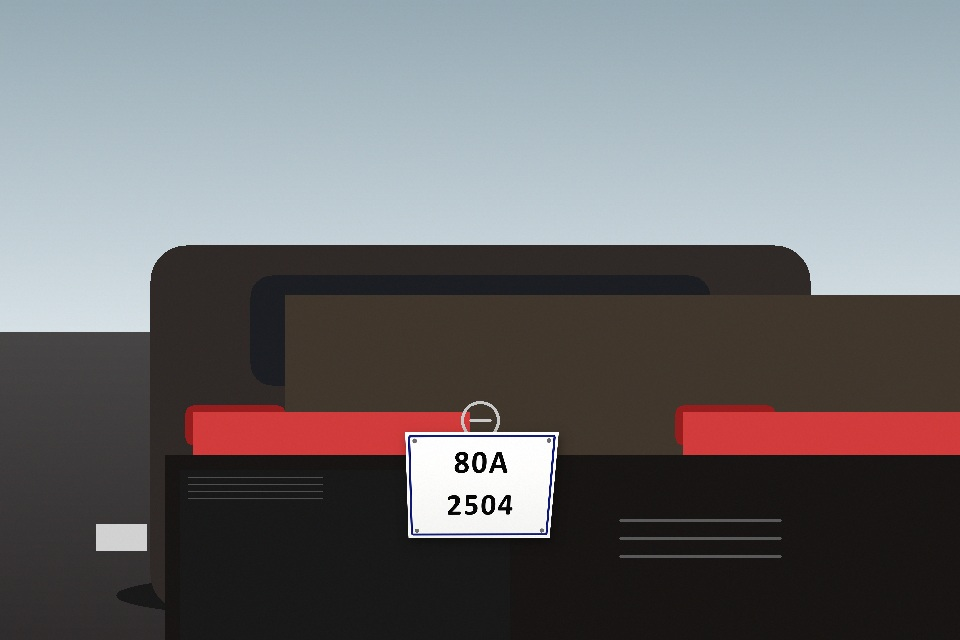
#> input picture data/samples/dev_two_line_001.jpg, 960 x 640 px
$ python diagnose_text.py
#> lines starting #> are read from the running program, lines starting #| are printed output that depends on the picture; after the words box and inside, x2 and y2 are one past the last pixel; in counts of white or black regions, pixels touching at a corner belong together
#> (reads data/labels.csv from the repository)
### src/io_utils.py
"""Các tiện ích đọc/ghi ảnh và hình học dùng chung.

Lưu ý: ``cv2.imread``/``cv2.imwrite`` không xử lý tốt đường dẫn Unicode trên
Windows, vì vậy module này dùng ``np.fromfile`` + ``cv2.imdecode`` và
``cv2.imencode`` + ``Path.write_bytes``.
"""

from __future__ import annotations

import re
from pathlib import Path
from typing import Iterable, Optional, Sequence, Tuple

import cv2
import numpy as np


class ImageIOError(RuntimeError):
    """Không đọc/ghi được ảnh."""


def read_image(path: str | Path) -> np.ndarray:
    """Đọc ảnh màu BGR, hỗ trợ đường dẫn Unicode."""
    p = Path(path)
    if not p.exists() or not p.is_file():
        raise ImageIOError(f"Không tìm thấy tệp ảnh: {p}")
    try:
        data = np.fromfile(str(p), dtype=np.uint8)
    except OSError as exc:  # pragma: no cover - phụ thuộc hệ thống
        raise ImageIOError(f"Không đọc được tệp: {p} ({exc})") from exc
    if data.size == 0:
        raise ImageIOError(f"Tệp rỗng hoặc không phải ảnh: {p}")
    image = cv2.imdecode(data, cv2.IMREAD_COLOR)
#> image is the input picture: shape (640, 960, 3); mean B, G, R 110, 108.1, 109.6
    if image is None or image.size == 0:
        raise ImageIOError(f"OpenCV không giải mã được ảnh: {p}")
    return image


# [56 lines left out: functions write_image, ensure_bgr, ensure_gray, resize_keep_aspect, not called in this run]


def bbox_area(bbox: Sequence[float]) -> float:
    x1, y1, x2, y2 = bbox
    return max(0.0, x2 - x1) * max(0.0, y2 - y1)


# [69 lines left out: functions bbox_iou, bbox_to_int, order_quad_points, is_convex_quad, expand_bbox, not called in this run]


def safe_filename(name: str) -> str:
    return re.sub(r"[^A-Za-z0-9_.-]+", "_", name).strip("_") or "image"


# [16 lines left out: functions list_images, crop_safe, not called in this run]

### src/plate_detection.py
"""Phát hiện vùng biển số bằng morphology, contour và đặc trưng hình học.

Pipeline của module:
    ảnh cạnh Canny -> morphological closing (nhiều kernel) -> findContours
    -> lọc diện tích / tỷ lệ / mật độ cạnh / độ kín -> chấm điểm -> xếp hạng.

Không sử dụng mô hình học máy. Điểm "giống vùng chữ" (text-likeness) là một
phần mở rộng có trọng số nhỏ, có thể đặt bằng 0 trong config.
"""

from __future__ import annotations

import math
import time
from dataclasses import dataclass, field
from typing import Dict, Iterable, List, Optional, Sequence, Tuple

import cv2
import numpy as np

from .config import Config, DetectionConfig
from .io_utils import bbox_iou, bbox_to_int, is_convex_quad
from .preprocessing import PreprocessResult, ensure_odd


@dataclass
class PlateCandidate:
    bbox: Tuple[float, float, float, float]  # tọa độ trên ảnh work
    bbox_original: Tuple[float, float, float, float]
    area: float
    area_ratio: float
    ratio: float
    edge_density: float
    fill_ratio: float
    text_likeness: float
    score: float
    score_components: Dict[str, float]
    source: str
    passed: bool = True
    # Hộp hình học bao trọn ứng viên cụm chữ, dùng để báo cáo vị trí biển.
    # Vùng cắt dùng cho phân đoạn/nhận dạng vẫn là ``bbox`` của ứng viên này.
    bbox_hint: Optional[Tuple[float, float, float, float]] = None
    bbox_hint_original: Optional[Tuple[float, float, float, float]] = None

    @property
    def width(self) -> float:
        return self.bbox[2] - self.bbox[0]

    @property
    def height(self) -> float:
        return self.bbox[3] - self.bbox[1]

    # [20 lines left out: function as_dict, not called in this run]


@dataclass
class DetectionResult:
    candidates: List[PlateCandidate] = field(default_factory=list)
    all_candidates: List[PlateCandidate] = field(default_factory=list)
    closed: Optional[np.ndarray] = None
    maps: Dict[str, np.ndarray] = field(default_factory=dict)
    timings_ms: Dict[str, float] = field(default_factory=dict)
    warnings: List[str] = field(default_factory=list)


# ----------------------------------------------------------------------
# Các hàm điểm thành phần
# ----------------------------------------------------------------------
# [34 lines left out: functions ratio_score, area_score, edge_density_score, fill_score, not called in this run]


def _remove_border_components(binary: np.ndarray, margin: int = 1) -> np.ndarray:
    """Xóa các thành phần là viền biển, khung ảnh hoặc đường kẻ dài.

    Quan trọng: phải xét thành phần trên ảnh gốc *trước* khi xóa margin, vì
    viền biển kín thường không chạm biên sau khi đã cắt margin và sẽ che toàn
    bộ ký tự bên trong nếu dùng ``RETR_EXTERNAL``.
    """
    h, w = binary.shape
    num, labels, stats, _ = cv2.connectedComponentsWithStats(
        binary, connectivity=8
    )
    out = np.zeros_like(binary)
    for idx in range(1, num):
        x, y, ww, hh, area = stats[idx]
        if area < 3:
            continue
        touches = x <= 1 or y <= 1 or x + ww >= w - 1 or y + hh >= h - 1
        # Khung/biển kín: hộp lớn theo cả hai chiều (kể cả không chạm biên)
        if ww >= 0.60 * w and hh >= 0.60 * h:
            continue
        # Đường kẻ dài, mảnh, chạm biên
        if touches and ww >= 0.75 * w and hh <= 0.16 * h:
            continue
        if touches and hh >= 0.75 * h and ww <= 0.16 * w:
            continue
        if touches and (ww >= 0.85 * w or hh >= 0.85 * h):
            continue
        out[labels == idx] = 255
    if margin > 0:
        out[:margin, :] = 0
        out[-margin:, :] = 0
        out[:, :margin] = 0
        out[:, -margin:] = 0
    return out


def _count_character_like(binary: np.ndarray) -> int:
    """Đếm ký tự ứng viên có bố cục dòng hợp lý.

    Chỉ đếm các thành phần cùng nằm trên một dòng có ít nhất 3 ký tự, chiều
    cao tương đồng và khoảng cách ngang hợp lý. Cách này loại được nhiễu JPEG
    trong các vùng sáng đồng nhất (đèn xe, nền trời) vốn có thể tạo ra nhiều
    mảnh nhỏ nhưng không xếp thành dòng chữ.
    """
    binary = _remove_border_components(binary, margin=2)
    if binary.size == 0:
        return 0
    ink_fraction = float(np.count_nonzero(binary)) / float(binary.size)
    if ink_fraction < 0.02 or ink_fraction > 0.45:
        return 0
    binary = cv2.morphologyEx(
        binary, cv2.MORPH_CLOSE, np.ones((2, 2), np.uint8), iterations=1
    )
    contours, _ = cv2.findContours(binary, cv2.RETR_EXTERNAL, cv2.CHAIN_APPROX_SIMPLE)
    rh, rw = binary.shape[:2]
    boxes: List[Tuple[int, int, int, int]] = []
    for c in contours:
        x, y, ww, hh = cv2.boundingRect(c)
        if hh < 0.10 * rh or hh > 0.95 * rh:
            continue
        if ww < 0.008 * rw or ww > 0.40 * rw:
            continue
        if ww * hh < 0.00025 * rw * rh:
            continue
        fill = cv2.contourArea(c) / max(1.0, ww * hh)
        if fill < 0.06:
            continue
        boxes.append((x, y, ww, hh))
    if len(boxes) < 3:
        return 0

    # Loại các hộp có chiều cao lệch xa trung vị (nhiễu, mảnh vụn)
    heights = np.array([b[3] for b in boxes], dtype=np.float32)
    median_h = float(np.median(heights))
    if median_h <= 0:
        return 0
    boxes = [
        b
        for b in boxes
        if 0.60 * median_h <= b[3] <= 1.55 * median_h
    ]
    if len(boxes) < 3:
        return 0

    # Gom thành dòng theo tâm dọc
    boxes.sort(key=lambda b: b[1] + b[3] / 2.0)
    rows: List[List[Tuple[int, int, int, int]]] = []
    for box in boxes:
        cy = box[1] + box[3] / 2.0
        placed = False
        for row in rows:
            row_cy = float(
                np.mean([b[1] + b[3] / 2.0 for b in row])
            )
            if abs(cy - row_cy) <= 0.45 * median_h:
                row.append(box)
                placed = True
                break
        if not placed:
            rows.append([box])

    total = 0
    for row in rows:
        if len(row) < 3:
            continue
        row.sort(key=lambda b: b[0])
        widths = np.array([b[2] for b in row], dtype=np.float32)
        median_w = float(np.median(widths))
        if median_w <= 0:
            continue
        gaps = [
            row[i + 1][0] - (row[i][0] + row[i][2])
            for i in range(len(row) - 1)
        ]
        span = (row[-1][0] + row[-1][2]) - row[0][0]
        # Dòng chữ thật phải trải rộng và khoảng cách không quá lớn. Dấu gạch
        # ngang trên biển tạo một khoảng hở lớn hơn bình thường nên ngưỡng
        # được nới theo chiều rộng trung vị thay vì theo trung vị khoảng hở.
        if span < 3.0 * median_w:
            continue
        if gaps and max(gaps) > max(2.0 * float(np.median(gaps)), 1.5 * median_w):
            continue
        total += len(row)
    return total


def character_like_count(gray_roi: np.ndarray) -> int:
    """Đếm số thành phần có hình dáng giống ký tự trong ROI.

    Thử cả hai cực tính (nền sáng/chữ tối và nền tối/chữ sáng) rồi lấy kết quả
    cao hơn, vì ảnh biển số có thể là biển trắng hoặc biển vàng, thậm chí ảnh
    bị đảo màu. Đây là đặc trưng hỗ trợ xếp hạng, không phải nhận dạng.
    """
    if gray_roi is None or gray_roi.size == 0:
        return 0
    h, w = gray_roi.shape[:2]
#> h = 107; w = 155
    if h < 12 or w < 20:
        return 0
    target_w = 300
    scale = target_w / float(w)
#> scale = 1.94
    roi = cv2.resize(
        gray_roi,
        (target_w, max(1, int(round(h * scale)))),
        interpolation=cv2.INTER_AREA if scale < 1 else cv2.INTER_CUBIC,
    )
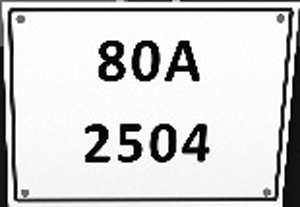
#> roi: shape (207, 300); min 0, max 255, mean 207.4
    roi = cv2.GaussianBlur(roi, (3, 3), 0)
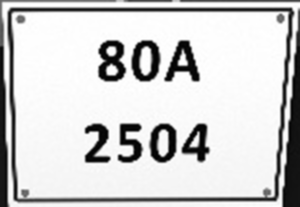
#> roi: shape (207, 300); min 1, max 255, mean 207.5
    _, raw = cv2.threshold(roi, 0, 255, cv2.THRESH_BINARY + cv2.THRESH_OTSU)
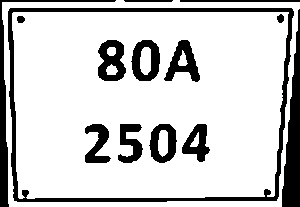
#> raw: shape (207, 300); 80.5% white; 14 black regions, largest, box (x1, y1, x2, y2) and area: (8, 8, 294, 202) 3835, (282, 9, 300, 207) 1956, (0, 0, 116, 207) 1387
    best = 0
    for invert in (False, True):
        binary = cv2.bitwise_not(raw) if invert else raw
        best = max(best, _count_character_like(binary))
#> this loop made 2 passes
#> (ink_fraction in _count_character_like, best) on passes 1 to 2: (0.0133, 0), (0.074, 7)
#> pass 1, in _remove_border_components, `num, labels, stats, _ = cv2.connectedComponentsWithStats( binary, conn..`:
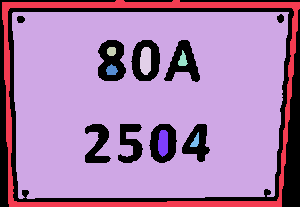
#> labels: shape (207, 300) int32; 9 distinct labels, from 0 to 8; one colour per label, 0 black
#> pass 1, in _count_character_like, `binary = _remove_border_components(binary, margin=2)`:
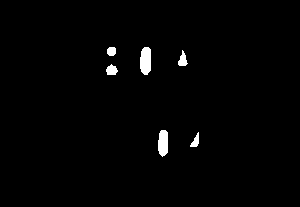
#> binary: shape (207, 300); 1.3% white; 6 white regions, box (x1, y1, x2, y2) and area: (140, 47, 151, 75) 267, (158, 130, 168, 157) 230, (106, 64, 118, 75) 94, (178, 50, 188, 66) 92, (190, 132, 199, 147) 73, (107, 47, 116, 56) 71
#> pass 2, in _remove_border_components (call 2), `num, labels, stats, _ = cv2.connectedComponentsWithStats( binary, conn..`:
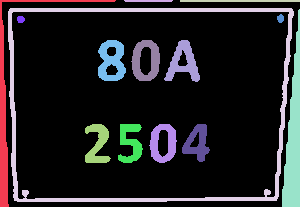
#> labels: shape (207, 300) int32; 15 distinct labels, from 0 to 14; one colour per label, 0 black
    return best


# [756 lines left out: functions text_likeness_score, _text_components, _weighted_median_height, _trim_text_runs, _text_rows, _text_cluster_boxes and 12 more, not called in this run]

### tools/diagnose_text.py
"""Kiểm tra nhanh character_like_count trên vùng biển cắt tay."""

from __future__ import annotations

import csv
import sys
from pathlib import Path

ROOT = Path(__file__).resolve().parents[1]
sys.path.insert(0, str(ROOT))

import cv2  # noqa: E402

from src.io_utils import read_image  # noqa: E402
from src.plate_detection import (  # noqa: E402
    _count_character_like,
    character_like_count,
    text_likeness_score,
)


def main() -> int:
    name = sys.argv[1] if len(sys.argv) > 1 else "dev_two_line_001.jpg"
    with open(ROOT / "data/labels.csv", encoding="utf-8-sig") as fh:
        row = next(r for r in csv.DictReader(fh) if r["image_name"] == name)
    img = read_image(ROOT / "data/samples" / name)
    x1, y1, x2, y2 = (int(float(row[k])) for k in ("x1", "y1", "x2", "y2"))
    roi = cv2.cvtColor(img[y1:y2, x1:x2], cv2.COLOR_BGR2GRAY)
    print(f"{name}: roi={roi.shape} count={character_like_count(roi)}")
#| dev_two_line_001.jpg: roi=(107, 155) count=7
    target_w = 300
    scale = target_w / roi.shape[1]
#> scale = 1.94
    small = cv2.resize(roi, (target_w, int(round(roi.shape[0] * scale))))
    small = cv2.GaussianBlur(small, (3, 3), 0)
    _, raw = cv2.threshold(small, 0, 255, cv2.THRESH_BINARY + cv2.THRESH_OTSU)
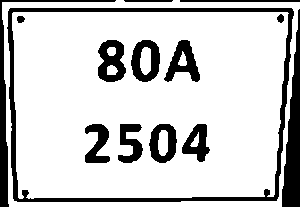
#> raw: shape (207, 300); 80.2% white; 14 black regions, largest, box (x1, y1, x2, y2) and area: (7, 8, 294, 202) 3955, (282, 9, 300, 207) 1960, (0, 0, 116, 207) 1389
    cv2.imwrite(str(ROOT / "results/diagnose/roi.png"), small)
    for invert in (False, True):
        b = cv2.bitwise_not(raw) if invert else raw.copy()
        cv2.imwrite(
            str(ROOT / f"results/diagnose/roi_bin_invert{int(invert)}.png"), b
        )
        print(f"  invert={invert}: count={_count_character_like(b)}")
#> this loop made 2 passes
#> ink_fraction in _count_character_like on passes 1 to 2: 0.0128, 0.0754
#|   invert=False: count=0
#|   invert=True: count=7
    return 0


if __name__ == "__main__":
    raise SystemExit(main())
#> (the program exits here)
